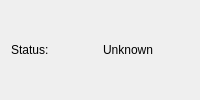
<?xml version="1.0" encoding="UTF-8"?>
<ui version="4.0">
 <class>NetworkStatus</class>
 <widget class="QWidget" name="NetworkStatus">
  <property name="windowTitle">
   <string>Network Status</string>
  </property>
  <layout class="QHBoxLayout" name="horizontalLayout">
   <item>
    <widget class="QLabel" name="label">
     <property name="text">
      <string>Status:</string>
     </property>
    </widget>
   </item>
   <item>
    <widget class="QLabel" name="valueStatus">
     <property name="text">
      <string>Unknown</string>
     </property>
    </widget>
   </item>
  </layout>
 </widget>
 <resources/>
 <connections/>
 </ui>
